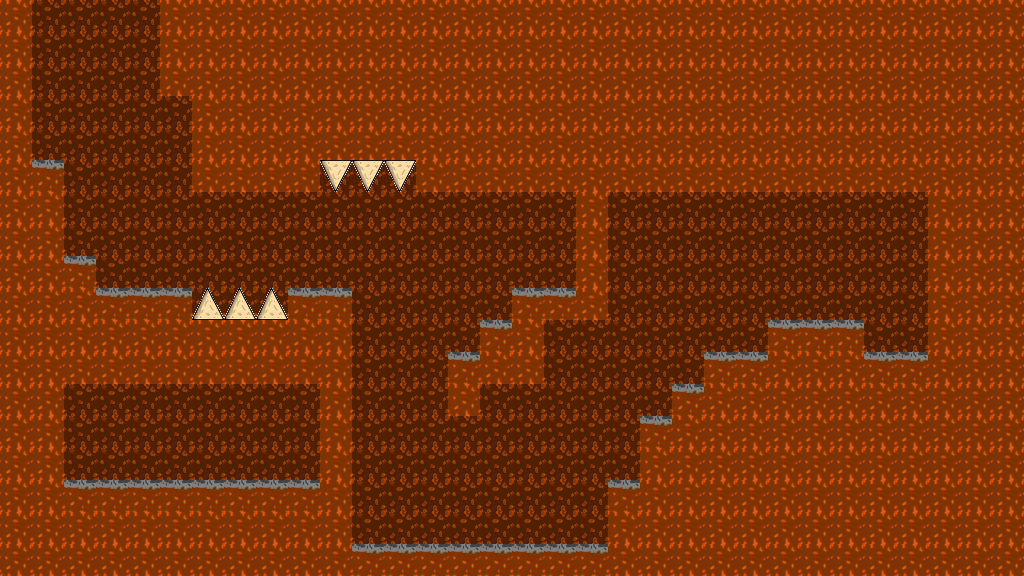

This is a level from a 2D game, rendered from its Tiled map with the project's own tilesets. A one-line summary and the map file follow, with tile-layer data summarised:
An orthogonal 32x18 tile map with 32x32 px tiles, 4 tile layers (Collision_Layer, Background, Terrain, Sprite_Layer), 2 tilesets and 3 objects (out_zone, enemy, powerUp).

<map version="1.0" orientation="orthogonal" renderorder="right-down" width="32" height="18" tilewidth="32" tileheight="32" nextobjectid="7">
 <tileset firstgid="1" name="Set_1" tilewidth="32" tileheight="32" tilecount="25">
  <image source="img/Set_01.png" width="160" height="160" />
 </tileset>
 <tileset firstgid="26" name="Set_2" tilewidth="32" tileheight="32" tilecount="25">
  <image source="img/Set_02.png" width="160" height="160" />
 </tileset>
 <layer name="Collision_Layer" width="32" height="18">
  <data>[576 cells, 370 non-empty, 2 distinct tile ids]</data>
 </layer>
 <layer name="Background" width="32" height="18">
  <data>[576 cells, 576 non-empty, 1 distinct tile ids]</data>
 </layer>
 <layer name="Terrain" width="32" height="18">
  <data>[576 cells, 370 non-empty, 4 distinct tile ids]</data>
 </layer>
 <layer name="Sprite_Layer" width="32" height="18">
  <data>[576 cells, 0 non-empty, 0 distinct tile ids]</data>
 </layer>
 <objectgroup name="outZoneLayer">
  <object id="1" name="out_zone_1" type="out_zone" x="32" y="0" width="125" height="68" />
 </objectgroup>
 <objectgroup name="enemyLayer_01">
  <object id="2" name="enemy_noob" type="enemy" x="162" y="441" width="32" height="37" />
 </objectgroup>
 <objectgroup name="powerUpLayer_01">
  <object id="5" name="powerUp_HealthMax" type="powerUp" x="796" y="256" width="34" height="32" />
 </objectgroup>
</map>
